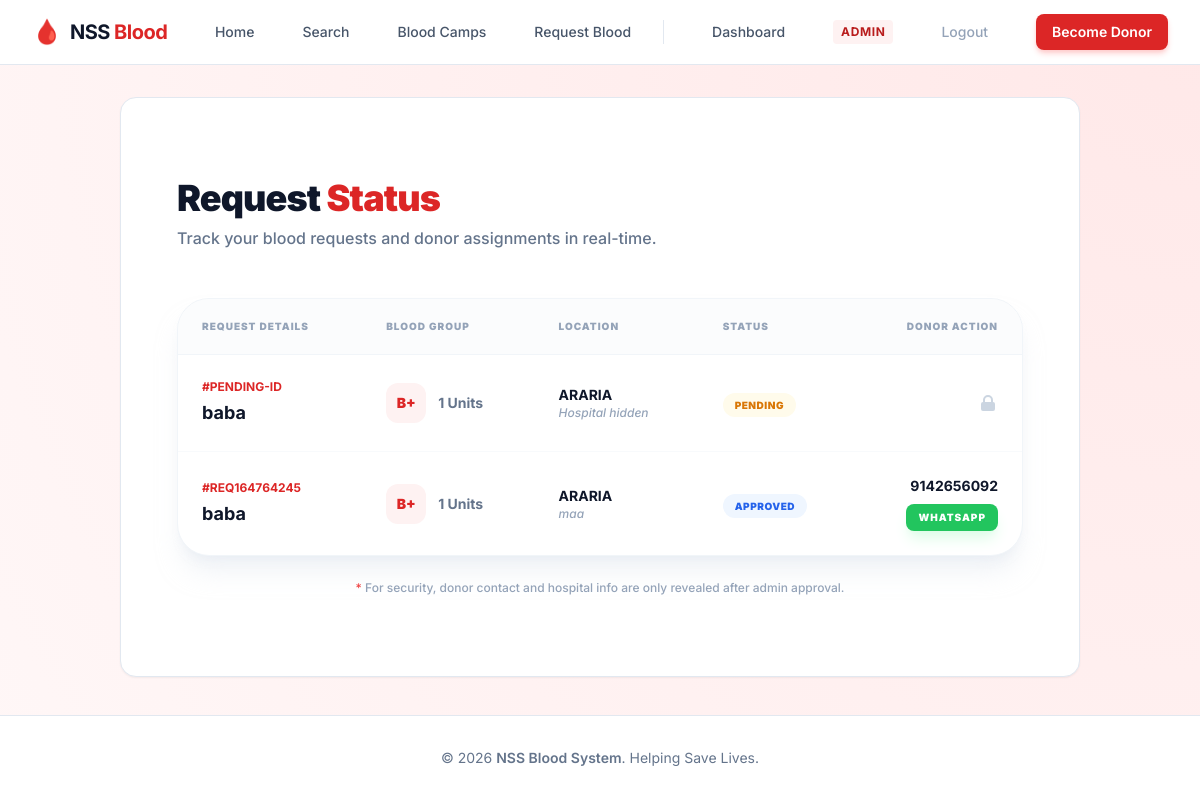
/request-status/ (signed in), run on the app's committed database.
### blooddonation/models.py (models this page shows, shortened)
class BloodRequest(models.Model):
    STATUS_CHOICES = [
        ("PENDING", "Pending"),
        ("APPROVED", "Approved"),
        ("REJECTED", "Rejected"),
        ("COMPLETED", "Completed"),
    ]
    requester = models.ForeignKey(
        settings.AUTH_USER_MODEL,
        on_delete=models.SET_NULL,
        blank=True,
        null=True,
        related_name="blood_requests",
    )
    requester_name = models.CharField(max_length=120)
    blood_group = models.CharField(max_length=3, choices=DonorProfile.BLOOD_GROUP_CHOICES)
    units = models.PositiveSmallIntegerField(default=1)
    hospital_name = models.CharField(max_length=180)
    city = models.CharField(max_length=100)
    contact_number = models.CharField(max_length=15)
    reason = models.TextField()
    is_emergency = models.BooleanField(default=False)
    request_code = models.CharField(max_length=12, unique=True, blank=True)
    otp_code = models.CharField(max_length=6, blank=True)
    otp_verified = models.BooleanField(default=False)
    otp_created_at = models.DateTimeField(blank=True, null=True)
    status = models.CharField(max_length=10, choices=STATUS_CHOICES, default="PENDING")
    requested_at = models.DateTimeField(auto_now_add=True)
    approved_at = models.DateTimeField(blank=True, null=True)
    assigned_donor = models.ForeignKey(
        DonorProfile,
        on_delete=models.SET_NULL,
        blank=True,
        null=True,
        related_name="assigned_requests",
    )
    fulfilled_by = models.ForeignKey(
        DonorProfile,
        on_delete=models.SET_NULL,
        blank=True,
        null=True,
        related_name="fulfilled_requests",
    )

class DonorProfile(models.Model):
    BLOOD_GROUP_CHOICES = [
        ("A+", "A+"),
        ("A-", "A-"),
        ("B+", "B+"),
        ("B-", "B-"),
        ("AB+", "AB+"),
        ("AB-", "AB-"),
        ("O+", "O+"),
        ("O-", "O-"),
    ]
    VERIFICATION_CHOICES = [
        ("PENDING", "Pending"),
        ("APPROVED", "Approved"),
        ("REJECTED", "Rejected"),
    ]
    user = models.OneToOneField(settings.AUTH_USER_MODEL, on_delete=models.CASCADE)
    full_name = models.CharField(max_length=120)
    blood_group = models.CharField(max_length=3, choices=BLOOD_GROUP_CHOICES)
    age = models.PositiveSmallIntegerField()
    phone = models.CharField(max_length=15)
    city = models.CharField(max_length=100)
    last_donation_date = models.DateField(blank=True, null=True)
    available = models.BooleanField(default=True)
    donation_count = models.IntegerField(default=0)
    rating = models.FloatField(default=0.0)
    verification_status = models.CharField(max_length=10, choices=VERIFICATION_CHOICES, default="PENDING")
    otp_code = models.CharField(max_length=6, blank=True)
    otp_verified = models.BooleanField(default=False)
    otp_created_at = models.DateTimeField(blank=True, null=True)
    created_at = models.DateTimeField(auto_now_add=True)

### blooddonation/views.py (the view)
# urls.py: path("request-status/", views.request_status, name="request_status"),
def request_status(request):
    if request.user.is_authenticated:
        requests = BloodRequest.objects.filter(requester=request.user).order_by("-requested_at")
    else:
        phone = request.GET.get("phone", "")
        requests = BloodRequest.objects.filter(contact_number=phone).order_by("-requested_at") if phone else []
    return render(request, "blooddonation/request_status.html", {"requests": requests})

### templates/blooddonation/request_status.html (shortened to what this page needs)
{% extends 'blooddonation/base.html' %}
{% block content %}
<div class="max-w-7xl mx-auto py-10 px-4">
    <div class="flex flex-col md:flex-row md:items-end justify-between gap-6 mb-12">
        <div>
            <h2 class="text-4xl font-black text-slate-900 tracking-tight">Request <span class="text-red-600">Status</span></h2>
            <p class="text-slate-500 font-medium mt-2">Track your blood requests and donor assignments in real-time.</p>
        </div>
    </div>
    <div class="bg-white border border-slate-100 rounded-[2rem] shadow-xl shadow-slate-200/50 overflow-hidden">
        <div class="overflow-x-auto">
            <table class="w-full text-left border-collapse">
                <thead>
                    <tr class="bg-slate-50/50 border-b border-slate-100">
                        <th class="px-6 py-5 text-[10px] font-black uppercase tracking-widest text-slate-400">Request Details</th>
                        <th class="px-6 py-5 text-[10px] font-black uppercase tracking-widest text-slate-400">Blood Group</th>
                        <th class="px-6 py-5 text-[10px] font-black uppercase tracking-widest text-slate-400">Location</th>
                        <th class="px-6 py-5 text-[10px] font-black uppercase tracking-widest text-slate-400">Status</th>
                        <th class="px-6 py-5 text-[10px] font-black uppercase tracking-widest text-slate-400 text-right">Donor Action</th>
                    </tr>
                </thead>
                <tbody class="divide-y divide-slate-50">
                    {% for item in requests %}
                    <tr class="hover:bg-slate-50/80 transition-colors group">
                        <td class="px-6 py-6">
                            <div class="flex flex-col">
                                <span class="text-xs font-bold text-red-600 mb-1">
                                    {% if item.status == 'APPROVED' or item.status == 'COMPLETED' %}
                                        #{{ item.request_code }}
                                    {% else %}
                                        #PENDING-ID
                                    {% endif %}
                                </span>
                                <span class="text-lg font-bold text-slate-900">{{ item.requester_name }}</span>
                            </div>
                        </td>
                        <td class="px-6 py-6">
                            <div class="flex items-center gap-3">
                                <span class="w-10 h-10 rounded-xl bg-red-50 text-red-600 flex items-center justify-center font-black text-sm">
                                    {{ item.blood_group }}
                                </span>
                                <span class="text-slate-500 font-bold text-sm">{{ item.units }} Units</span>
                            </div>
                        </td>
                        <td class="px-6 py-6">
                            <div class="flex flex-col">
                                <span class="text-slate-900 font-bold text-sm">{{ item.city }}</span>
                                <span class="text-slate-400 text-xs font-medium italic">
                                    {% if item.status == 'APPROVED' or item.status == 'COMPLETED' %}
                                        {{ item.hospital_name }}
                                    {% else %}
                                        Hospital hidden
                                    {% endif %}
                                </span>
                            </div>
                        </td>
                        <td class="px-6 py-6">
                            {% with s=item.status %}
                            <span class="px-3 py-1.5 rounded-full text-[10px] font-black uppercase tracking-wider
                                {% if s == 'PENDING' %} bg-amber-50 text-amber-600
                                {% elif s == 'APPROVED' %} bg-blue-50 text-blue-600
                                {% elif s == 'COMPLETED' %} bg-green-50 text-green-600
                                {% else %} bg-slate-100 text-slate-500 {% endif %}">
                                {{ item.get_status_display }}
                            </span>
                            {% endwith %}
                        </td>
                        <td class="px-6 py-6 text-right">
                            {% if item.status == 'APPROVED' or item.status == 'COMPLETED' %}
                                {% with donor=item.assigned_donor|default:item.fulfilled_by %}
                                    {% if donor %}
                                        <div class="flex flex-col items-end gap-2">
                                            <span class="text-slate-900 font-bold text-sm">{{ donor.phone }}</span>
                                            <a href="https://wa.me/{{ donor.phone }}" target="_blank"
                                               class="flex items-center gap-2 px-3 py-1.5 bg-green-500 text-white text-[10px] font-black rounded-lg hover:bg-green-600 transition-all uppercase tracking-widest shadow-lg shadow-green-100">
                                                <span>WhatsApp</span>
                                            </a>
                                        </div>
                                    {% else %}
                                        <span class="text-slate-400 text-[10px] font-black uppercase italic">Assigning...</span>
                                    {% endif %}
                                {% endwith %}
                            {% else %}
                                <div class="flex items-center justify-end text-slate-300">
                                    <svg class="w-5 h-5" fill="currentColor" viewBox="0 0 20 20"><path fill-rule="evenodd" d="M5 9V7a5 5 0 0110 0v2a2 2 0 012 2v5a2 2 0 01-2 2H5a2 2 0 01-2-2v-5a2 2 0 012-2zm8-2v2H7V7a3 3 0 016 0z" clip-rule="evenodd"></path></svg>
                                </div>
                            {% endif %}
                        </td>
                    </tr>
                    {% endfor %}
                </tbody>
            </table>
        </div>
    </div>
    <p class="mt-6 text-center text-xs text-slate-400 font-medium">
        <span class="text-red-500">*</span> For security, donor contact and hospital info are only revealed after admin approval.
    </p>
</div>
{% endblock %}

### templates/blooddonation/base.html (shortened to what this page needs)
{% load static %}
<!DOCTYPE html>
<html lang="en">
<head>
    <script src="https://cdn.tailwindcss.com"></script>
    <link rel="stylesheet" href="{% static 'css/custom.css' %}">
</head>
<body class="bg-slate-50 text-slate-900 min-h-screen flex flex-col">
    <header class="bg-white border-b border-slate-200 sticky top-0 z-50">
        <div class="max-w-7xl mx-auto px-4 sm:px-6 lg:px-8">
            <div class="flex justify-between items-center h-16">
                <a href="{% url 'home' %}" class="flex items-center gap-2 group">
                    <span class="text-2xl transition-transform group-hover:scale-110">🩸</span>
                    <span class="font-bold text-xl tracking-tight">NSS <span class="text-red-600">Blood</span></span>
                </a>
                <nav class="hidden md:flex items-center gap-8">
                    <a href="{% url 'home' %}" class="text-sm font-medium text-slate-600 hover:text-red-600 transition-colors">Home</a>
                    <a href="{% url 'search_donors' %}" class="text-sm font-medium text-slate-600 hover:text-red-600 transition-colors">Search</a>
                    <a href="{% url 'camp_list' %}" class="text-sm font-medium text-slate-600 hover:text-red-600 transition-colors">Blood Camps</a>
                    {% if request.resolver_match.url_name != 'donor_register' %}
                    <a href="{% url 'request_form' %}" class="text-sm font-medium text-slate-600 hover:text-red-600 transition-colors">Request Blood</a>
                    {% endif %}
                    {% if user.is_authenticated %}
                        <a href="{% url 'dashboard_router' %}" class="text-sm font-medium text-slate-600 hover:text-red-600 transition-colors">Dashboard</a>
                        {% if user.is_staff %}
                            <a href="{% url 'admin_dashboard' %}" class="px-2 py-1 bg-red-50 text-red-700 text-xs font-bold rounded uppercase tracking-wider">Admin</a>
                        {% endif %}
                        <a href="{% url 'logout' %}" class="text-sm font-medium text-slate-400 hover:text-red-600 transition-colors">Logout</a>
                    {% else %}
                        <a href="{% url 'login' %}" class="text-sm font-medium text-slate-600 hover:text-red-600 transition-colors">Login</a>
                        <a href="{% url 'register' %}" class="px-4 py-2 bg-slate-900 text-white text-sm font-semibold rounded-lg hover:bg-slate-800 transition-all shadow-sm">Register</a>
                    {% endif %}
                    <a href="{% url 'donor_register' %}" class="px-4 py-2 bg-red-600 text-white text-sm font-semibold rounded-lg hover:bg-red-700 transition-all shadow-md shadow-red-200">
                        Become Donor
                    </a>
                </nav>
            </div>
        </div>
    </header>
    <main class="flex-grow container mx-auto px-4 sm:px-6 lg:px-8 py-8">
        <div class="bg-white rounded-2xl shadow-sm border border-slate-200 p-6 md:p-10">
            {% block content %}{% endblock %}
        </div>
    </main>
    <footer class="bg-white border-t border-slate-200 py-8">
        <div class="max-w-7xl mx-auto px-4 text-center">
            <p class="text-slate-500 text-sm">
                &copy; 2026 <span class="font-semibold">NSS Blood System</span>. Helping Save Lives.
            </p>
        </div>
    </footer>
</body>
</html>

### static/css/custom.css (style rules this page uses)
:root { --primary: #9b1c1c; --accent: #ffd7d7; --text: #1f2937; --bg: #fff7f7; --card: #ffffff; }
* { box-sizing: border-box; }
body { margin: 0; font-family: Segoe UI, sans-serif; color: var(--text); background: radial-gradient(circle at top right, #ffe8e8, var(--bg)); }
.container { width: min(1100px, 92%); margin: 0 auto; }
nav a { color: var(--text); text-decoration: none; margin-left: 16px; }

### templates/blooddonation/base.html (style rules this page uses)
body { font-family: 'Inter', sans-serif; }

### data on the page
BloodRequest: shows "#PENDING-ID", requester_name "baba", blood_group "B+", units "1", city "ARARIA", shows "Hospital hidden", status "PENDING"
BloodRequest: request_code "REQ164764245", requester_name "baba", blood_group "B+", units "1", city "ARARIA", hospital_name "maa", status "APPROVED", phone "9142656092"
